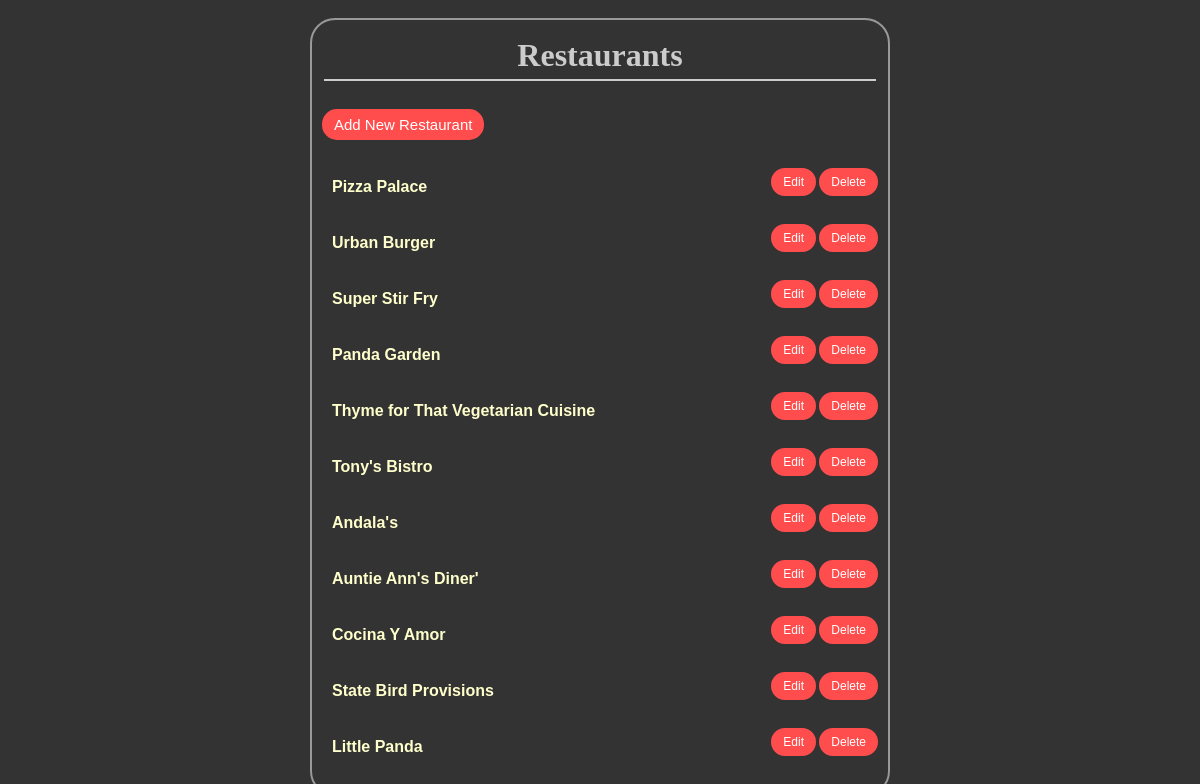
The page /restaurants/ on the database its author committed.
### database_setup.py (models this page shows, shortened)
class Restaurant(Base):
    __tablename__ = 'restaurant'
    name = Column(String(80), nullable = False)
    id = Column(Integer, primary_key = True)

### flaskmenu.py (the view)
@app.route('/')
@app.route('/hello/')
@app.route('/restaurants/')
def showRestaurants():
    restaurants = session.query(Restaurant).all()
    return render_template('restaurant.html', restaurants=restaurants)

### templates/restaurant.html (shortened to what this page needs)
<!DOCTYPE html>
<html lang="en">
<head>
    <link rel="stylesheet" type="text/css" href="{{ url_for('static', filename='styles.css') }}">
</head>
<body>
    <div class = 'pane'>
        <h1> Restaurants </h1>
        <br>
        <div class = 'create'>
            <a href = "{{ url_for('newRestaurant') }}">Add New Restaurant</a>
        </div>
        <br>
        <div class = "restaurant">
            {% for restaurant in restaurants %}
            <a class = 'restaurantlink' href="{{ url_for('restaurantMenu', restaurant_id=restaurant.id) }}"><strong> {{restaurant.name}} </strong></a>
            <div class = "editdelete">
                <a href="{{ url_for('editRestaurant', restaurant_id=restaurant.id) }}">Edit</a>
                <a href="{{ url_for('deleteRestaurant', restaurant_id=restaurant.id) }}">Delete</a>
            </div>
            <br>
            <br>
            {% endfor %}
        </div>
    </div>
</body>
</html>

### static/styles.css (style rules this page uses)
body { font-family: sans-serif; background-color: #333333; }
h1, h2 { color: #cccccc; font-family: 'georgia', serif; padding: 5px; margin: 2px; border-bottom: 2px solid; left: 50%; text-align: center; }
div { color: #ffffcc; }
a:link, a:visited { text-decoration: none; background-color: #ff4d4d; color: white; padding: 5px 10px; text-align: center; display: inline-block; border: 2px solid #ff4d4d; border-radius: 15px; }
.pane { position: absolute; left: 25%; right: 25%; border: 2px solid; border-radius: 25px; padding: 10px; margin: 10px; border-color: #999999; }
.restaurantlink:link, .restaurantlink:visited { background-color: transparent; color: #ffffcc; padding: 10px 10px; border: none; }
.restaurant { float: left; width: 100%; }
.create { font-size: 15px; margin-bottom: 10px; }
.editdelete { font-size: 12px; float: right; }

### rows shown on the page
Restaurant: name "Pizza Palace"
Restaurant: name "Urban Burger"
Restaurant: name "Super Stir Fry"
Restaurant: name "Panda Garden"
Restaurant: name "Thyme for That Vegetarian Cuisine"
Restaurant: name "Tony's Bistro"
Restaurant: name "Andala's"
Restaurant: name "Auntie Ann's Diner'"
Restaurant: name "Cocina Y Amor"
Restaurant: name "State Bird Provisions"
Restaurant: name "Little Panda"
